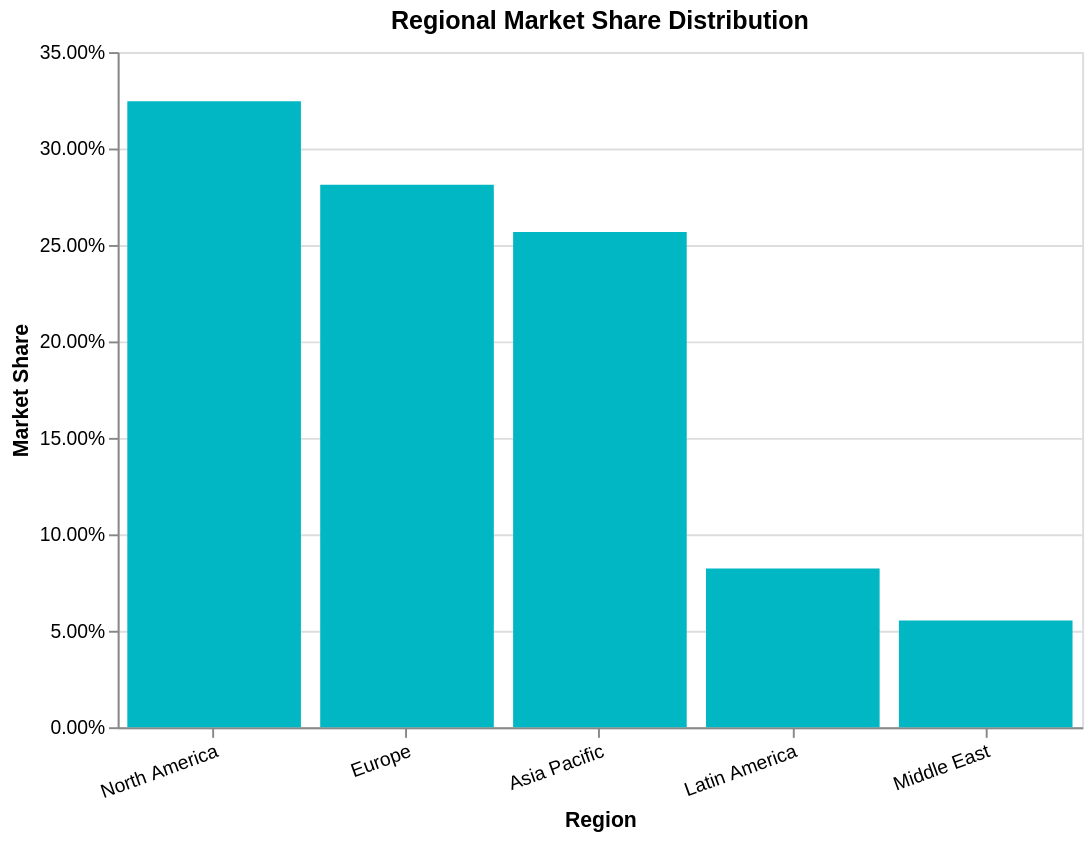

Describe this chart as a Vega-Lite specification.
### Vega-Lite specification from a JSON file in a GitHub repository (floating-point values rounded to 4 significant figures)
{"$schema": "https://vega.github.io/schema/vega-lite/v5.json", "description": "Market share with percentage formatting (2 decimals)", "width": 500, "height": 350, "data": {"values": [{"region": "North America", "market_share": 0.3245}, {"region": "Europe", "market_share": 0.2812}, {"region": "Asia Pacific", "market_share": 0.2567}, {"region": "Latin America", "market_share": 0.0823}, {"region": "Middle East", "market_share": 0.0553}]}, "mark": {"type": "bar", "color": "#00B7C3"}, "encoding": {"x": {"field": "region", "type": "nominal", "sort": {"field": "market_share", "op": "sum", "order": "descending"}, "axis": {"title": "Region", "labelAngle": -20}}, "y": {"field": "market_share", "type": "quantitative", "axis": {"title": "Market Share", "format": ".2%"}}}, "title": "Regional Market Share Distribution"}
